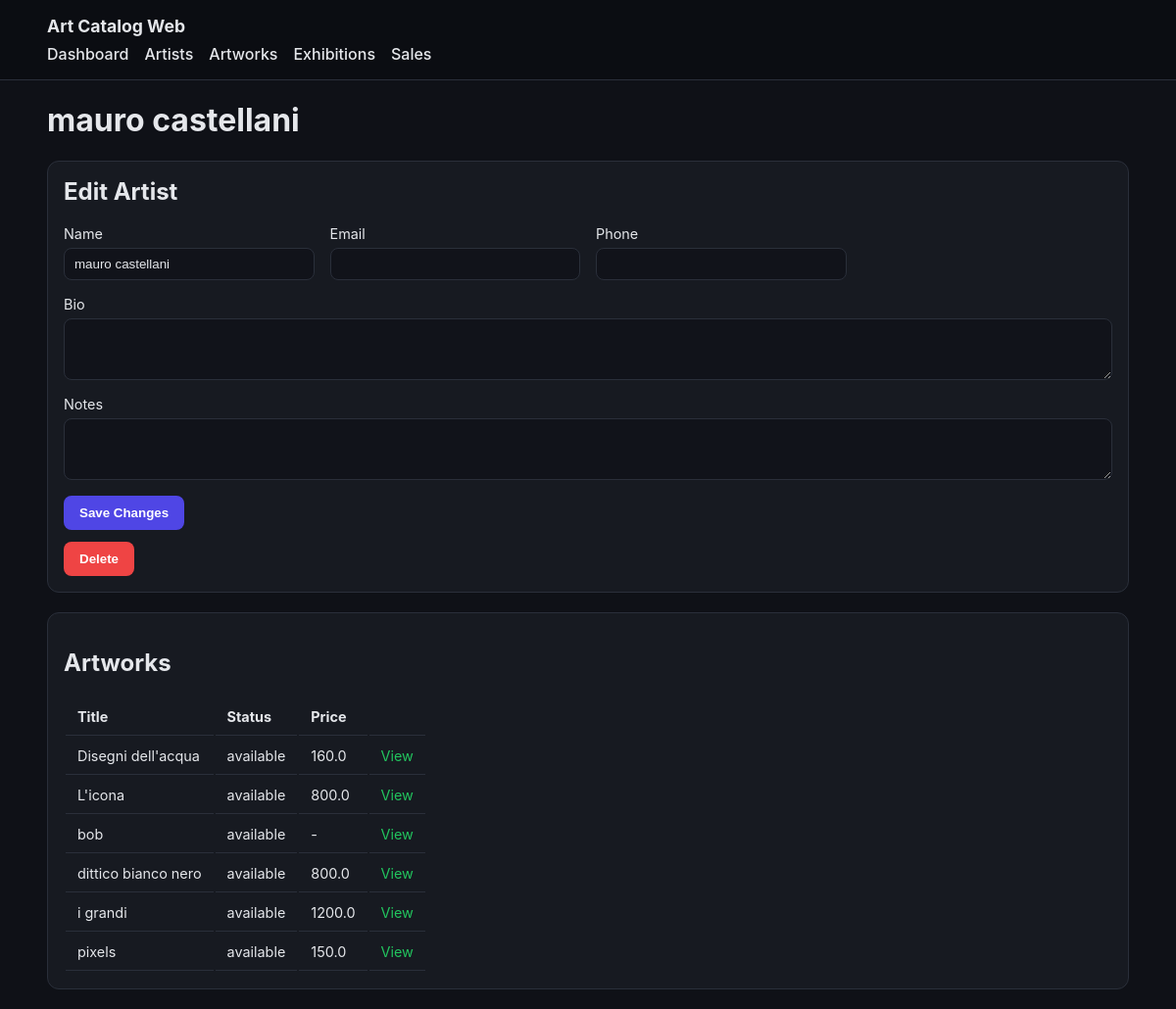
Page /artists/2 on the earlier database version.
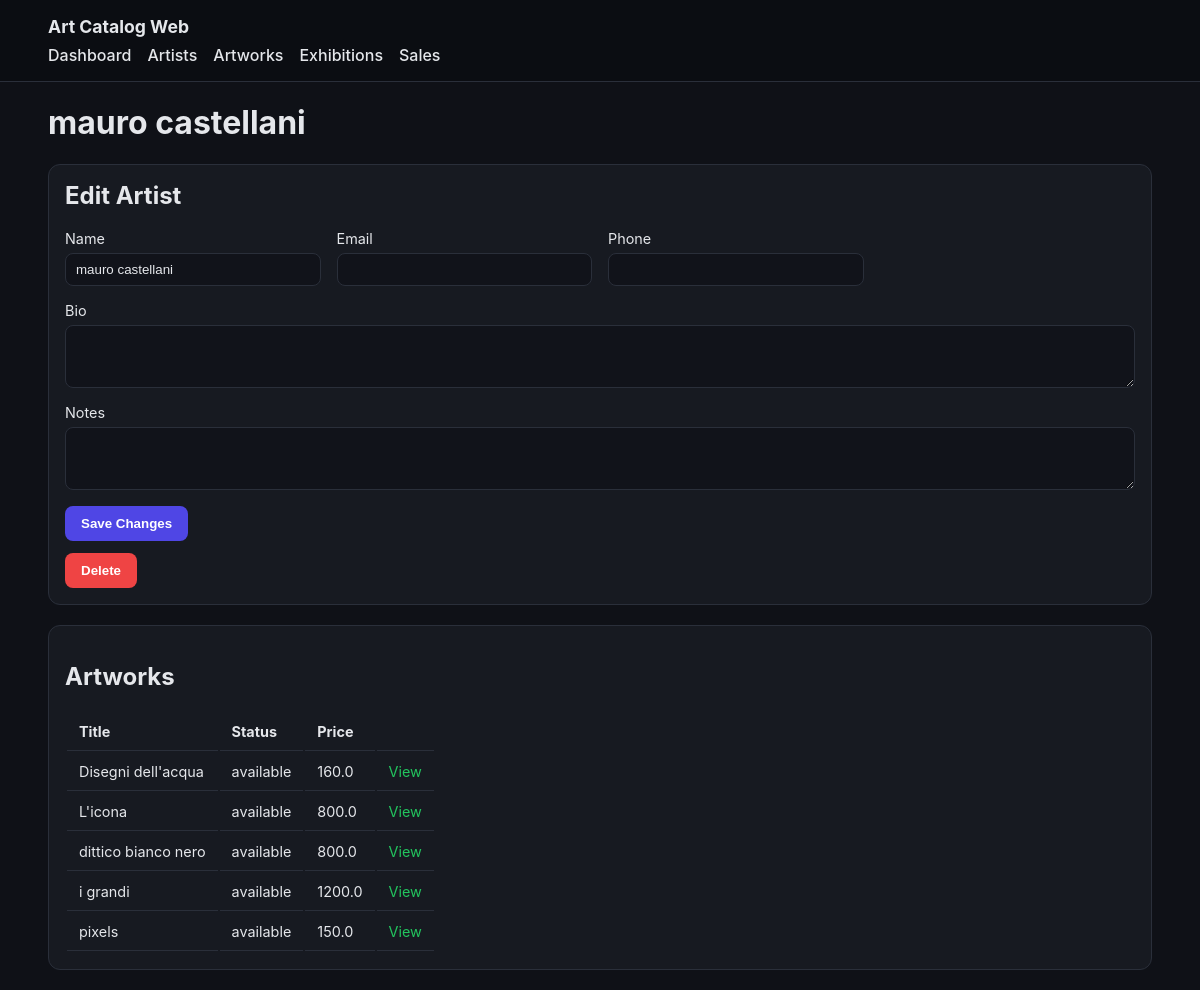
Same page on the later database version.
### tables this page shows
CREATE TABLE artwork (
    id INTEGER PRIMARY KEY AUTOINCREMENT,

    artist_id INTEGER,           -- FK verso artist (puo essere NULL)
    title TEXT NOT NULL,         -- Titolo opera / articolo
    description TEXT,            -- Descrizione estesa
    type TEXT,                   -- painting, sculpture, print, merch, ecc.
    year INTEGER,                -- Anno di produzione
    price REAL,                  -- Prezzo di listino
    artist_cut_percent REAL DEFAULT 10, -- Percentuale riconosciuta all'artista
    image TEXT,                  -- Nome file immagine (NO path)
    status TEXT DEFAULT 'available',
    notes TEXT, quantity INTEGER DEFAULT 1, code TEXT,                  -- Note interne

    FOREIGN KEY (artist_id)
        REFERENCES artist(id)
        ON DELETE SET NULL
);

### webapp/app.py (the view, shortened to what this page needs)
    @app.route("/artists/<int:artist_id>", methods=["GET", "POST"])
    def artist_detail(artist_id: int):
        artist_repo, artwork_repo, _, _ = get_repos()
        artist = artist_repo.get_by_id(artist_id)
        if artist is None:
            flash("Artist not found.", "error")
            return redirect(url_for("artists"))
        artworks = artwork_repo.get_by_artist(artist_id)
        return render_template("artist_detail.html", artist=artist, artworks=artworks)

### core/database.py (called while the page is built)
    def execute(self, query: str, params: tuple = ()):
        cur = self.conn.cursor()
        cur.execute(query, params)
        self.conn.commit()
        return cur

    def close(self):
        self.conn.close()

### core/repositories/artist_repo.py (called while the page is built)
    def get_by_id(self, artist_id: int):
        cursor = self.db.execute(
            "SELECT * FROM artist WHERE id = ?", (artist_id,)
        )
        return cursor.fetchone()

### core/repositories/artwork_repo.py (called while the page is built, shortened)
    def _ensure_artist_cut_column(self):
        cursor = self.db.execute("PRAGMA table_info(artwork)")
        columns = {row[1] for row in cursor.fetchall()}

    def _ensure_quantity_column(self):
        cursor = self.db.execute("PRAGMA table_info(artwork)")
        columns = {row[1] for row in cursor.fetchall()}

    def _ensure_code_column(self):
        cursor = self.db.execute("PRAGMA table_info(artwork)")
        columns = {row[1] for row in cursor.fetchall()}
        try:
            self.db.execute(
                "CREATE UNIQUE INDEX IF NOT EXISTS idx_artwork_code ON artwork(code)"
            )
        except Exception:
            pass

### webapp/app.py (called while the page is built)
def get_db() -> Database:
    db: Optional[Database] = g.get("db")
    if db is None:
        db = Database(DB_PATH)
        g.db = db
    return db

### webapp/templates/artist_detail.html
{% extends "base.html" %}
{% block content %}
<h1>{{ artist["name"] }}</h1>
<section class="card form-card">
    <h2>Edit Artist</h2>
    <form method="post" class="grid-form">
        <label>
            Name
            <input type="text" name="name" value="{{ artist['name'] }}" required>
        </label>
        <label>
            Email
            <input type="email" name="email" value="{{ artist['email'] or '' }}">
        </label>
        <label>
            Phone
            <input type="text" name="phone" value="{{ artist['phone'] or '' }}">
        </label>
        <label class="full">
            Bio
            <textarea name="bio" rows="3">{{ artist['bio'] or '' }}</textarea>
        </label>
        <label class="full">
            Notes
            <textarea name="notes" rows="3">{{ artist['notes'] or '' }}</textarea>
        </label>
        <div class="actions">
            <button type="submit">Save Changes</button>
        </div>
    </form>
    <form method="post" action="{{ url_for('artist_delete', artist_id=artist['id']) }}" onsubmit="return confirm('Delete this artist?');" class="inline-form">
        <button type="submit" class="danger">Delete</button>
    </form>
</section>
<section class="card">
    <h2>Artworks</h2>
    <div class="table-wrap">
        <table>
            <thead>
                <tr>
                    <th>Title</th>
                    <th>Status</th>
                    <th>Price</th>
                    <th></th>
                </tr>
            </thead>
            <tbody>
                {% for artwork in artworks %}
                    <tr>
                        <td>{{ artwork["title"] }}</td>
                        <td>{{ artwork["status"] }}</td>
                        <td>{{ artwork["price"] or "-" }}</td>
                        <td>
                            <a class="link" href="{{ url_for('artwork_detail', artwork_id=artwork['id']) }}">View</a>
                        </td>
                    </tr>
                {% else %}
                    <tr>
                        <td colspan="4" class="muted">No artworks for this artist.</td>
                    </tr>
                {% endfor %}
            </tbody>
        </table>
    </div>
</section>
{% endblock %}

Differences in the rows shown:
removed artwork: title "bob", status "available", price "-"
